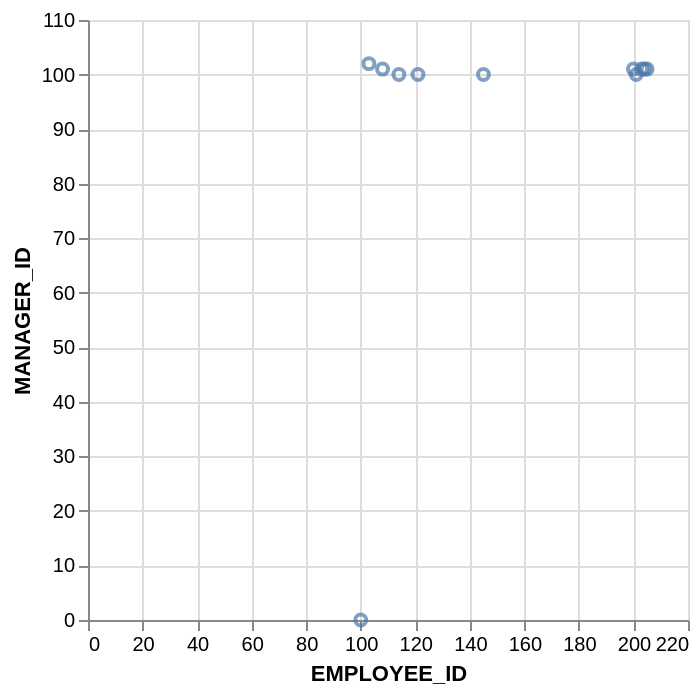

Write the Vega-Lite specification saved for this chart.
### Vega-Lite specification from a JSON file in a GitHub repository (floating-point values rounded to 4 significant figures)
{"data": {"values": [{"x_data": 100, "y_data": 0}, {"x_data": 103, "y_data": 102}, {"x_data": 108, "y_data": 101}, {"x_data": 114, "y_data": 100}, {"x_data": 121, "y_data": 100}, {"x_data": 145, "y_data": 100}, {"x_data": 200, "y_data": 101}, {"x_data": 201, "y_data": 100}, {"x_data": 203, "y_data": 101}, {"x_data": 204, "y_data": 101}, {"x_data": 205, "y_data": 101}]}, "mark": "point", "encoding": {"x": {"field": "x_data", "type": "quantitative", "title": "EMPLOYEE_ID"}, "y": {"field": "y_data", "type": "quantitative", "title": "MANAGER_ID"}}}
